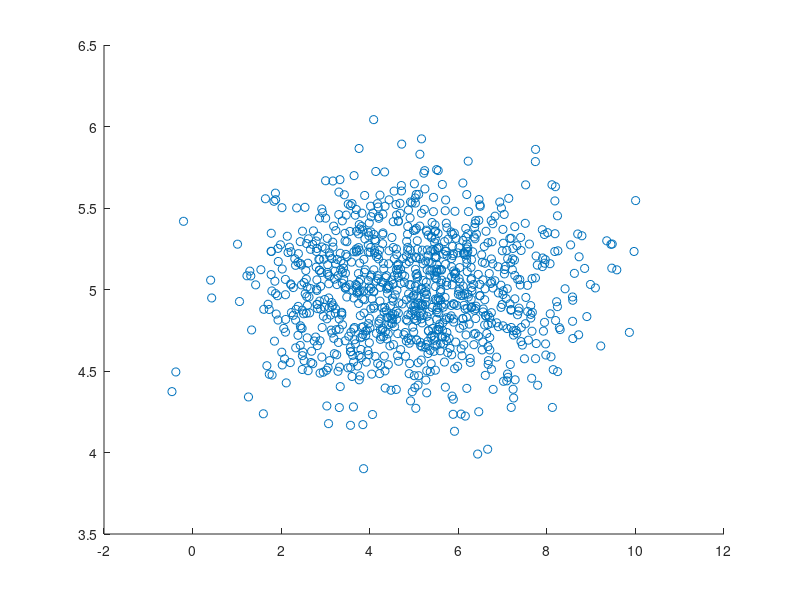

Write the MATLAB code that produced this figure. (Note: this script raises an error after producing the figure.)
%% unit test

%% test pca
points = mvnrnd([5,5], [3,0;0,0.1], 1000);
points = points';
scatter(points(1,:)',points(2,:)');
[U, M] = pca(points, 0)
R = [cosd(45), -sind(45); sind(45), cosd(45)]
points = R * points;


%% test generate label
gnd = [1;2;3;1;2;3;1;2;3;1;1;2;3;2;3];

para.iter = 2;
para.type = 'equal';

para.p = 1;
label = generate_label(gnd, para);
label = label{1};
if (para.iter ~= size(label,2))
    error('iter wrong');
end
if (size(gnd,1) ~= size(label,1))
    error('size wrong');
end
for i = 1:para.iter
    if (unique(gnd) ~= unique(gnd(label(:,i))))
        error('sample class wrong');
    end
    tmp = hist(gnd(label(:,i)), unique(gnd));
    for j = 1:numel(tmp)
        if (tmp(j) ~= para.p)
            error('sample p wrong');
        end
    end
end

para.p = 2;
label = generate_label(gnd, para);
label = label{1};
if (para.iter ~= size(label,2))
    error('iter wrong');
end
if (size(gnd,1) ~= size(label,1))
    error('size wrong');
end
for i = 1:para.iter
    if (unique(gnd) ~= unique(gnd(label(:,i))))
        error('sample class wrong');
    end
    tmp = hist(gnd(label(:,i)), unique(gnd));
    for j = 1:numel(tmp)
        if (tmp(j) ~= para.p)
            error('sample p wrong');
        end
    end
end

para.p = 3;
label = generate_label(gnd, para);
label = label{1};
if (para.iter ~= size(label,2))
    error('iter wrong');
end
if (size(gnd,1) ~= size(label,1))
    error('size wrong');
end
for i = 1:para.iter
    if (unique(gnd) ~= unique(gnd(label(:,i))))
        error('sample class wrong');
    end
    tmp = hist(gnd(label(:,i)), unique(gnd));
    for j = 1:numel(tmp)
        if (tmp(j) ~= para.p)
            error('sample p wrong');
        end
    end
end

%% FOR fFME
%% test XH
load('/home/lab-qiu.suo/devel/fFMEsemi/result/coil20/semi/pca.mat', 'X_train');
X = X_train;
[dim,n] = size(X);
Xc = bsxfun(@minus, X, mean(X,2));
one = ones(n,1);
H = eye(n) - 1/n.*one*one';
XH = X*H;
diff = Xc-XH;
assert(sum(abs(diff(:)) > 1e-5)==0, 'Xc and XH are not equal');

assert(one'*one==n, '11^T not equal to n');

%% test U
para.uu = 0; % uu must be zero
para.ul = 1;
Y = [1,0;
     0,0;
     0,1;
     0,0;];
n = size(Y,1);
assert(n==4, 'n error for Y');
u = para.uu .* ones(n,1);
assert(sum(u==zeros(n,1))==n, 'u error for init');
u(sum(Y,2) == 1) = para.ul;
assert(sum(u==[1;0;1;0])==n, 'u error for assign labeled data');
U = spdiags(u,0,n,n);
assert(sum(diag(full(U))==[1;0;1;0])==n, 'error when generate U');

para.mu = 1;
V_inv = spdiags((u + (para.mu + 1) .* ones(n,1)).^-1, 0, n, n);
assert(sum(diag(full(V_inv))==1./[3;2;3;2])==n, 'error when generate V_inv');
V = full(U) + (para.mu + 1) .* eye(n);
diff = V_inv - pinv(V);
assert(sum(abs(diff(:)) > 1e-5)==0, 'V_inv and pinv(V) are not equal');

